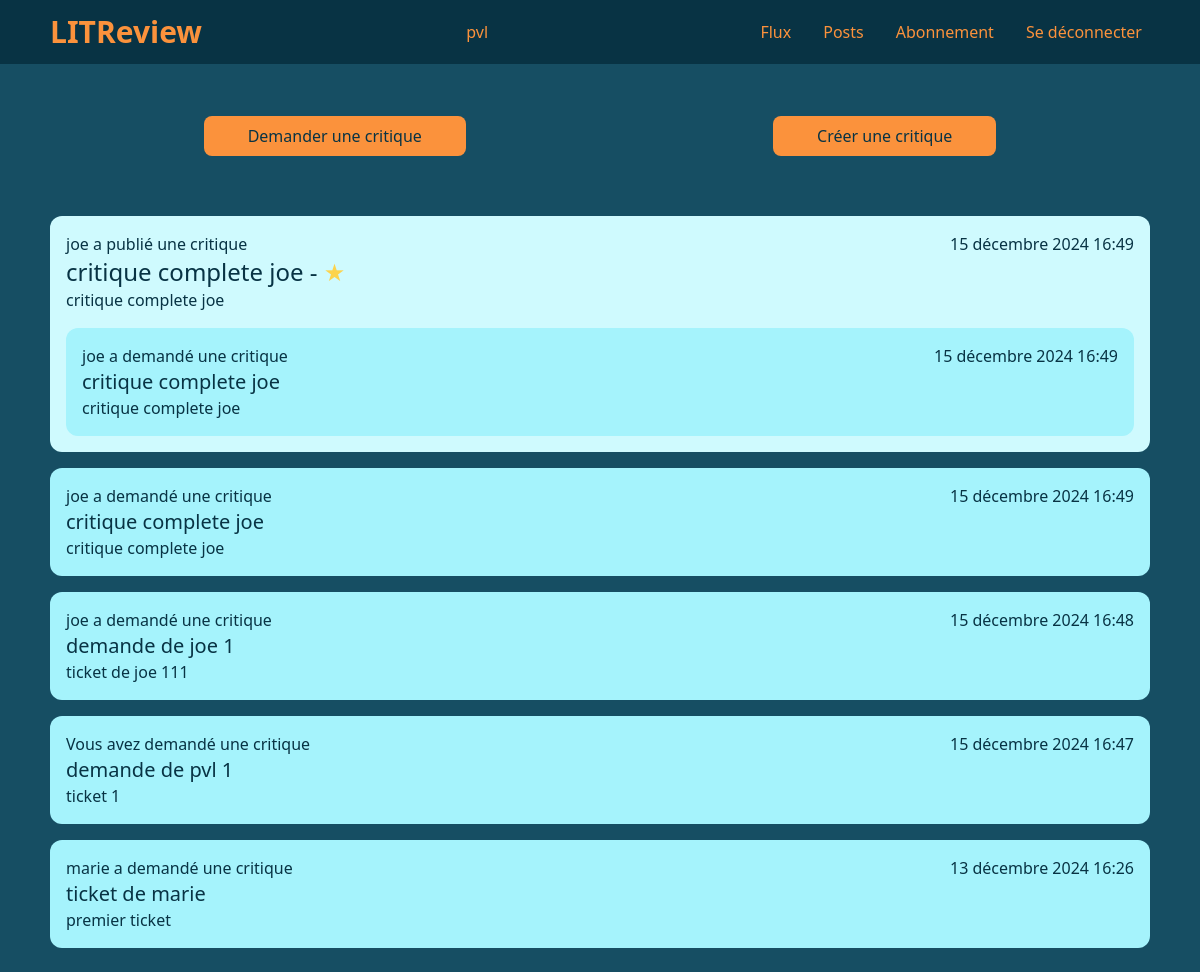
Page /review/flux/ (signed in) on the earlier database version.
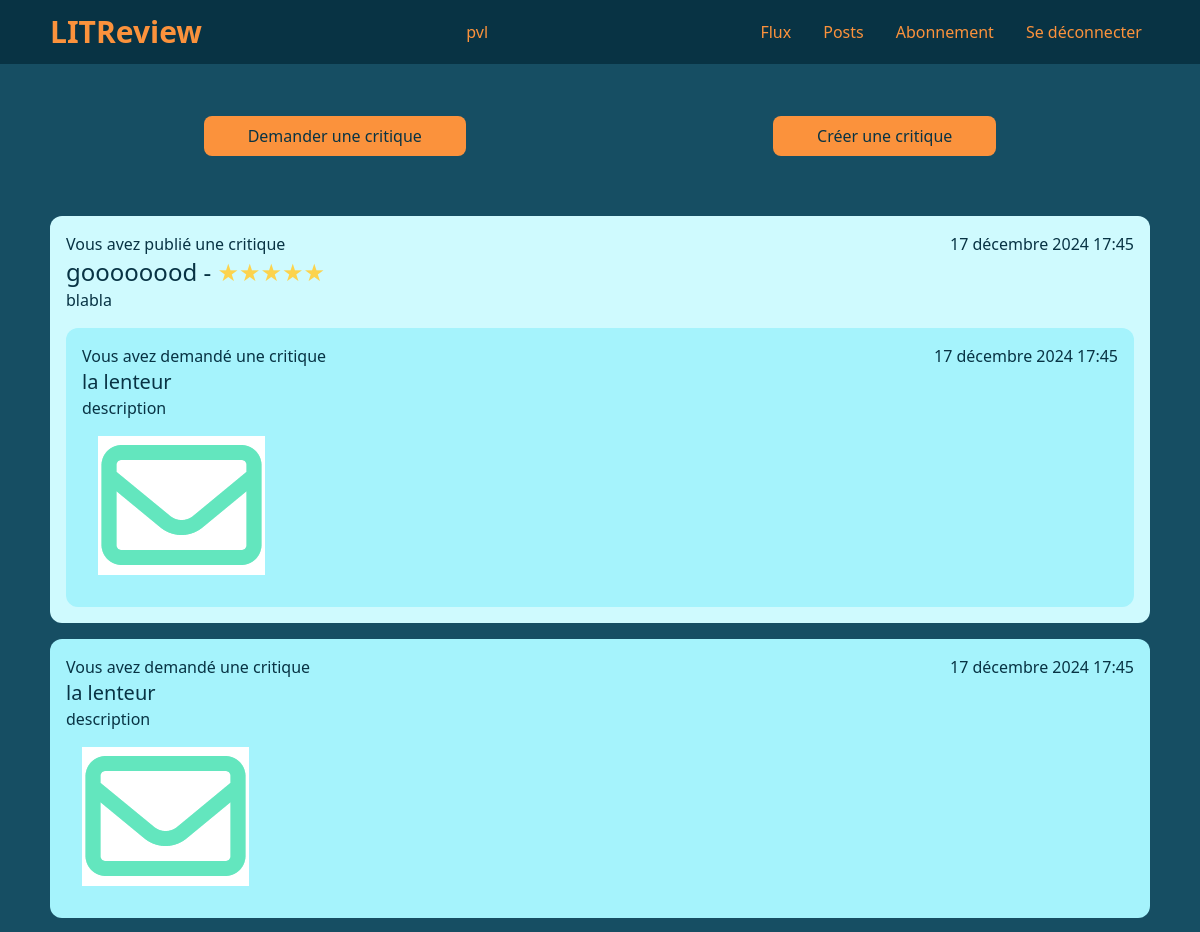
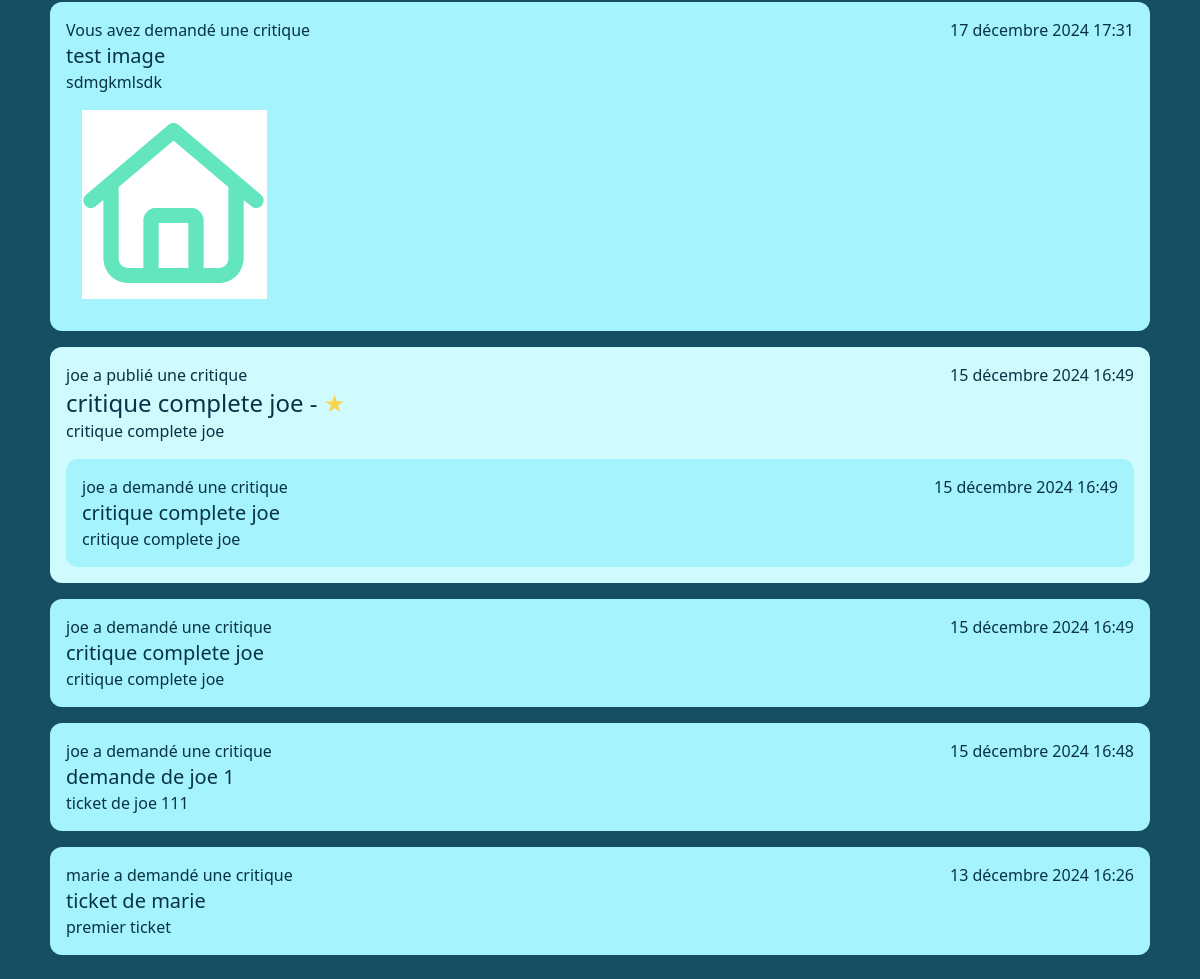
Same page on the later database version (2 pictures, top to bottom).
### review/models.py (models this page shows, shortened)
class Review(models.Model):
    ticket = models.ForeignKey(to=Ticket, on_delete=models.CASCADE)
    rating = models.PositiveSmallIntegerField(validators=[MinValueValidator(0), MaxValueValidator(5)])
    headline = models.CharField(max_length=128)
    body = models.CharField(max_length=8192, blank=True)
    user = models.ForeignKey(to=settings.AUTH_USER_MODEL, on_delete=models.CASCADE)
    time_created = models.DateTimeField(auto_now_add=True)

class Ticket(models.Model):
    title = models.CharField(max_length=128)
    description = models.CharField(max_length=2048, blank=True)
    user = models.ForeignKey(to=settings.AUTH_USER_MODEL, on_delete=models.CASCADE)
    image = models.ImageField(null=True, blank=True)
    time_created = models.DateTimeField(auto_now_add=True)

### authentication/models.py (models this page shows, shortened)
class User(AbstractBaseUser, PermissionsMixin):
    username = models.CharField(max_length=20, unique=True)
    is_active = models.BooleanField(default=True)
    is_superuser = models.BooleanField(default=False)
    is_staff = models.BooleanField(default=False)
    date_joined = models.DateTimeField(default=timezone.now)
    last_login = models.DateTimeField(blank=True, null=True)
    objects = CustomUserManager()
    USERNAME_FIELD = 'username'
    REQUIRED_FIELDS = []

### review/views.py (the view)
# urls.py: path('flux/', views.FluxView.as_view(), name='flux'),
class FluxView(LoginRequiredMixin, View):
    template = 'review/flux.html'
    ticket_class = models.Ticket
    review_class = models.Review
    def get(self, request):
        users_viewable = User.objects.filter(
            Q(follow_user__user = request.user) |
            Q(pk=request.user.pk)
        )
        tickets = self.ticket_class.objects.filter(user__in=users_viewable)
        tickets = tickets.annotate(content_type=Value('TICKET', CharField()))
        reviews = self.review_class.objects.filter(user__in=users_viewable)
        reviews = reviews.annotate(content_type=Value('REVIEW', CharField()))
        posts = sorted(
            chain(tickets, reviews),
            key=lambda post: post.time_created,
            reverse=True
        )
        messages.success(request, 'test')
        return render(request, self.template, context={'posts': posts})

### review/templates/review/flux.html
{% extends 'base.html' %}
{% block content %}
    <div class="flex items-center justify-around h-40 w-full">
        <a href="{% url 'create_ticket' %}"
        class="px-11 py-2 bg-orange-400 rounded-lg hover:bg-orange-500">
        Demander une critique
        </a>
        <a href="{% url 'create_review' %}"
        class="px-11 py-2 bg-orange-400 rounded-lg hover:bg-orange-500">
        Créer une critique
        </a>
    </div>
    <div class="flex flex-col gap-4 w-full">
        {% for post in posts %}
            {% if post.content_type == 'TICKET' %}
                {% include 'review/partials/ticket_snippet.html' %}
            {% elif post.content_type == 'REVIEW' %}
                {% include 'review/partials/review_snippet.html' %}
            {% endif %}
        {% endfor %}
    </div>
{% endblock %}

### review/templates/review/partials/review_snippet.html
{% load mathfilters %}
<div class="flex flex-col p-4 gap-4 rounded-xl bg-cyan-100">
    <div class="flex justify-between">
        <div class="">
            {% if post.user == user %}
            <p>Vous avez publié une critique</p>
            {% else %}
            <p>{{ post.user }} a publié une critique</p>
            {% endif %}
            <p class="text-2xl">{{ post.headline }} - <span class="text-amber-300">{{ '★'|mul:post.rating }}</span></p>
            <p>{{ post.body }}</p>
        </div>
        <p>{{ post.time_created }}</p>
    </div>
    {% with post=post.ticket %}
        {% include 'review/partials/ticket_snippet.html' %}
    {% endwith %}
</div>

### review/templates/review/partials/ticket_snippet.html
<div class="p-4 rounded-xl bg-cyan-200">
    <div class="flex justify-between">
        <div>
            {% if post.user == user %}
            <p>Vous avez demandé une critique</p>
            {% else %}
            <p>{{ post.user }} a demandé une critique</p>
            {% endif %}
            <p class="text-xl">{{ post.title }}</p>
            <p>{{ post.description }}</p>
        </div>
        <p>{{ post.time_created }}</p>
    </div>
    {% if post.image %}
    <img src="{{ post.image.url }}" class="p-4">
    {% endif %}
</div>

Differences in the rows shown:
removed Ticket: shows "Vous avez demandé une critique", title "demande de pvl 1", description "ticket 1", time_created "15 décembre 2024 16:47"
added Review: shows "Vous avez publié une critique", headline "goooooood", rating "★★★★★", body "blabla", time_created "17 décembre 2024 17:45", shows "Vous avez demandé une critique", title "la lenteur", description "description", image (picture)
added Ticket: shows "Vous avez demandé une critique", title "la lenteur", description "description", time_created "17 décembre 2024 17:45", image (picture)
added Ticket: shows "Vous avez demandé une critique", title "test image", description "sdmgkmlsdk", time_created "17 décembre 2024 17:31", image (picture)
